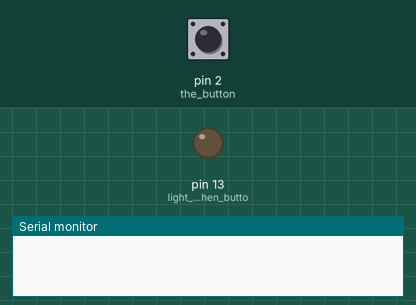
Simulated run of this sketch. Board: Arduino Leonardo, built with avr-gcc and run on an emulated ATmega32U4. Shown: output pins drawn as LEDs (lit = HIGH), the last lines printed to the serial monitor. Inputs (shaded band) come from the test bench; at power-on: pin 2 (the_button) HIGH. USB keyboard and mouse output is not drawn.

Above: at 1.2 s.
1.3 s: pin 2 (the_button) pulled LOW for 0.15 s
At 1.37 s:
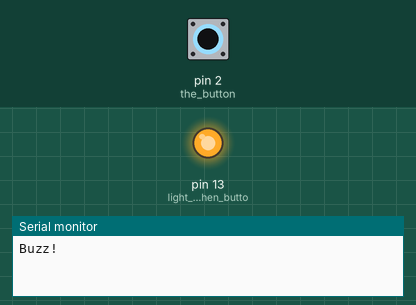
2.9 s: pin 2 (the_button) pulled LOW for 3.2 s
At 6.7 s:
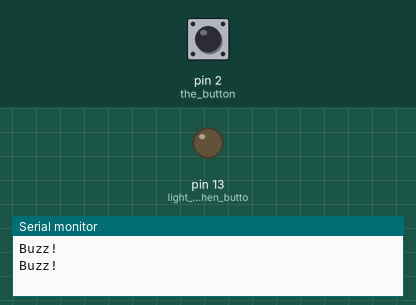
Timing chart, 0 to 8.2 s (numbered marks = the images above; inputs shaded):
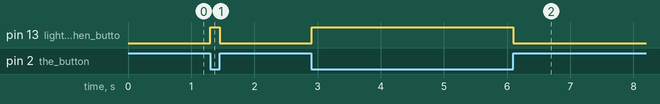

Measured:
- after the input at 1.3 s, pin 13 (light_turns_on_when_butto): LOW → HIGH at once, → LOW 0.15 s later
- after the input at 2.9 s, pin 13 (light_turns_on_when_butto): LOW → HIGH at once, → LOW 3.2 s later

The sketch:

buzzer.ino
```cpp
#include <Keyboard.h>

bool buttonState; // is button pressed

void setup() {
  pinMode(13, OUTPUT); // light turns on when button pressed
  pinMode(2, INPUT_PULLUP); // the button

  Keyboard.begin();

  buttonState = false;
}

void loop() {
  if (!digitalRead(2)) { // button pressed
    digitalWrite(13, HIGH); // display light

    if (!buttonState) { // pressed for first time
      buttonState = true;
      Serial.print("Buzz!\n");

      // input the keyboard commands
      Keyboard.press('b');
      Keyboard.release('b');
      // delay(100);
      Keyboard.press(176); // enter
      Keyboard.release(176);
    }
  } else {
    digitalWrite(13, LOW); // turn light off
    buttonState = false;
  }

  delay(10); // delay for accurate button readings
}
```
